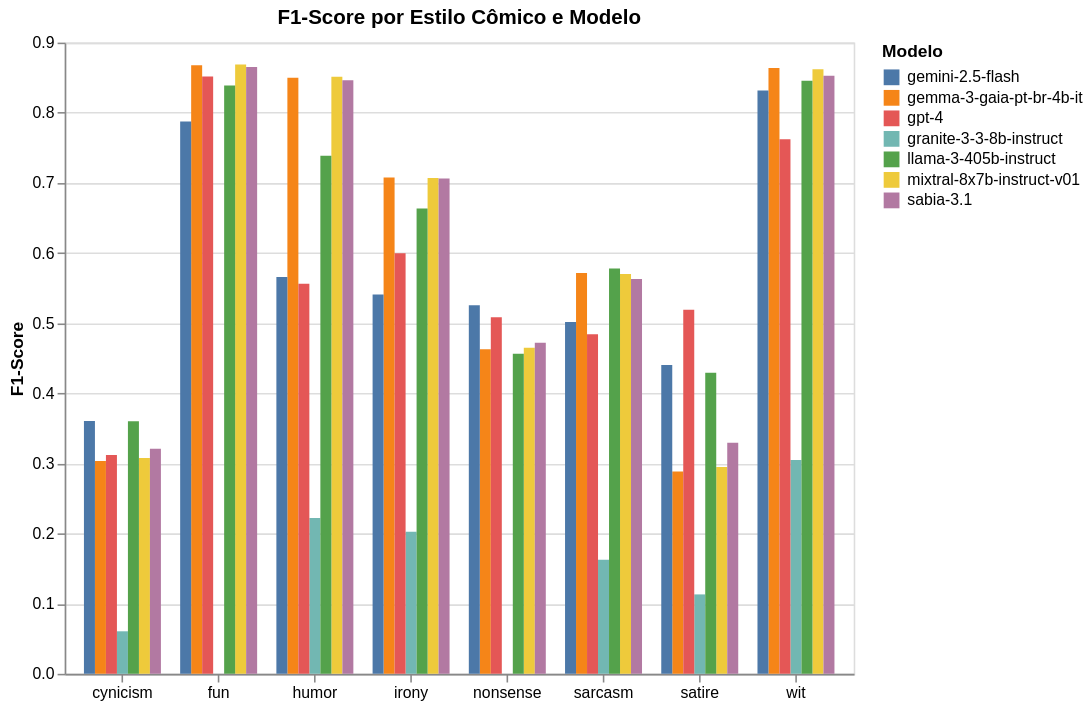

The code cell stored with this chart in its notebook:
### Code cell
def graph_all_models_per_style(model_names):
    data = []

    for model_name in model_names:
        f1_scores = df_comic_styles.loc[model_name]['f1_score']
        for style, score in f1_scores.items():
            data.append({
                'style': style,
                'model': model_name,
                'score': score
            })

    df_all = pd.DataFrame(data)

    chart = alt.Chart(df_all).mark_bar().encode(
        x=alt.X('style:N', title=None, axis=alt.Axis(labelAngle=0)),
        y=alt.Y('score:Q', title='F1-Score'),
        color=alt.Color('model:N', title='Modelo'),
        xOffset=alt.X('model:N')  # <-- barras lado a lado dentro do mesmo estilo
    ).properties(
        width=500,
        height=400,
        title='F1-Score por Estilo Cômico e Modelo'
    )

    chart.save(os.path.join(visus_path, "f1_per_style_all_models.png"), scale_factor=3.0)
    chart.show()

model_names = df_comic_styles.index
graph_all_models_per_style(model_names)

### Figure 1 — Vega-Lite specification as saved in the notebook (floating-point values rounded to 4 significant figures)
{"config": {"view": {"continuousWidth": 300, "continuousHeight": 300}}, "data": {"name": "data-6e9befd8de080e88244ec991d2e738d9"}, "mark": {"type": "bar"}, "encoding": {"color": {"field": "model", "title": "Modelo", "type": "nominal"}, "x": {"axis": {"labelAngle": 0}, "field": "style", "title": null, "type": "nominal"}, "xOffset": {"field": "model", "type": "nominal"}, "y": {"field": "score", "title": "F1-Score", "type": "quantitative"}}, "height": 400, "title": "F1-Score por Estilo Cômico e Modelo", "width": 500, "$schema": "https://vega.github.io/schema/vega-lite/v5.20.1.json", "datasets": {"data-6e9befd8de080e88244ec991d2e738d9": [{"style": "fun", "model": "gemma-3-gaia-pt-br-4b-it", "score": 0.8677}, {"style": "humor", "model": "gemma-3-gaia-pt-br-4b-it", "score": 0.8499}, {"style": "nonsense", "model": "gemma-3-gaia-pt-br-4b-it", "score": 0.4628}, {"style": "wit", "model": "gemma-3-gaia-pt-br-4b-it", "score": 0.8636}, {"style": "irony", "model": "gemma-3-gaia-pt-br-4b-it", "score": 0.7075}, {"style": "satire", "model": "gemma-3-gaia-pt-br-4b-it", "score": 0.2883}, {"style": "sarcasm", "model": "gemma-3-gaia-pt-br-4b-it", "score": 0.5714}, {"style": "cynicism", "model": "gemma-3-gaia-pt-br-4b-it", "score": 0.3036}, {"style": "fun", "model": "mixtral-8x7b-instruct-v01", "score": 0.8688}, {"style": "humor", "model": "mixtral-8x7b-instruct-v01", "score": 0.8512}, {"style": "nonsense", "model": "mixtral-8x7b-instruct-v01", "score": 0.4648}, {"style": "wit", "model": "mixtral-8x7b-instruct-v01", "score": 0.862}, {"style": "irony", "model": "mixtral-8x7b-instruct-v01", "score": 0.7068}, {"style": "satire", "model": "mixtral-8x7b-instruct-v01", "score": 0.2949}, {"style": "sarcasm", "model": "mixtral-8x7b-instruct-v01", "score": 0.5701}, {"style": "cynicism", "model": "mixtral-8x7b-instruct-v01", "score": 0.3077}, {"style": "fun", "model": "granite-3-3-8b-instruct", "score": 0.0}, {"style": "humor", "model": "granite-3-3-8b-instruct", "score": 0.2222}, {"style": "nonsense", "model": "granite-3-3-8b-instruct", "score": 0.0}, {"style": "wit", "model": "granite-3-3-8b-instruct", "score": 0.305}, {"style": "irony", "model": "granite-3-3-8b-instruct", "score": 0.2025}, {"style": "satire", "model": "granite-3-3-8b-instruct", "score": 0.1132}, {"style": "sarcasm", "model": "granite-3-3-8b-instruct", "score": 0.1626}, {"style": "cynicism", "model": "granite-3-3-8b-instruct", "score": 0.06061}, {"style": "fun", "model": "gemini-2.5-flash", "score": 0.7874}, {"style": "humor", "model": "gemini-2.5-flash", "score": 0.5659}, {"style": "nonsense", "model": "gemini-2.5-flash", "score": 0.5253}, {"style": "wit", "model": "gemini-2.5-flash", "score": 0.8318}, {"style": "irony", "model": "gemini-2.5-flash", "score": 0.5407}, {"style": "satire", "model": "gemini-2.5-flash", "score": 0.4405}, {"style": "sarcasm", "model": "gemini-2.5-flash", "score": 0.5017}, {"style": "cynicism", "model": "gemini-2.5-flash", "score": 0.3604}, {"style": "fun", "model": "gpt-4", "score": 0.8515}, {"style": "humor", "model": "gpt-4", "score": 0.5562}, {"style": "nonsense", "model": "gpt-4", "score": 0.5082}, {"style": "wit", "model": "gpt-4", "score": 0.7623}, {"style": "irony", "model": "gpt-4", "score": 0.5996}, {"style": "satire", "model": "gpt-4", "score": 0.5191}, {"style": "sarcasm", "model": "gpt-4", "score": 0.4843}, {"style": "cynicism", "model": "gpt-4", "score": 0.3121}, {"style": "fun", "model": "llama-3-405b-instruct", "score": 0.8389}, {"style": "humor", "model": "llama-3-405b-instruct", "score": 0.7385}, {"style": "nonsense", "model": "llama-3-405b-instruct", "score": 0.4563}, {"style": "wit", "model": "llama-3-405b-instruct", "score": 0.8458}, {"style": "irony", "model": "llama-3-405b-instruct", "score": 0.6635}, {"style": "satire", "model": "llama-3-405b-instruct", "score": 0.4293}, {"style": "sarcasm", "model": "llama-3-405b-instruct", "score": 0.578}, {"style": "cynicism", "model": "llama-3-405b-instruct", "score": 0.36}, {"style": "fun", "model": "sabia-3.1", "score": 0.8654}, {"style": "humor", "model": "sabia-3.1", "score": 0.8463}, {"style": "nonsense", "model": "sabia-3.1", "score": 0.472}, {"style": "wit", "model": "sabia-3.1", "score": 0.8526}, {"style": "irony", "model": "sabia-3.1", "score": 0.7062}, {"style": "satire", "model": "sabia-3.1", "score": 0.3295}, {"style": "sarcasm", "model": "sabia-3.1", "score": 0.5629}, {"style": "cynicism", "model": "sabia-3.1", "score": 0.3208}]}}
